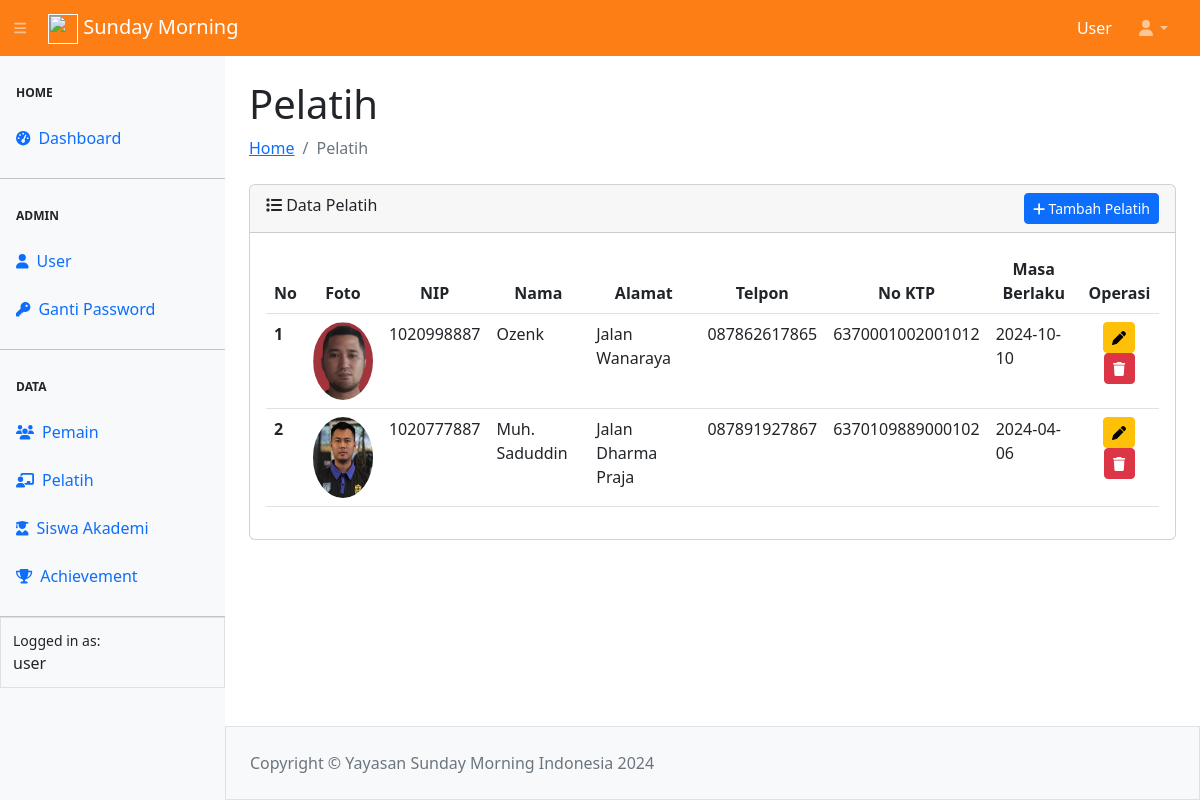
Screenshot of /pelatih/pelatih.php (signed in) with the database file from the repository.
### tables this page shows
CREATE TABLE `tbl_pelatih` (
  `id` int(11) NOT NULL,
  `nip` varchar(30) NOT NULL,
  `nama` varchar(128) NOT NULL,
  `alamat` varchar(128) NOT NULL,
  `telpon` varchar(25) NOT NULL,
  `noktp` char(16) NOT NULL,
  `masaberlaku` date NOT NULL,
  `foto` varchar(100) NOT NULL
);

### config.php (called while the page is built, shortened)
<?php
$main_url = "http://localhost/sunmors/";

### pelatih/pelatih.php (the view, shortened to what this page needs)
<?php
require_once "../config.php";
require_once "../template/header.php";
require_once "../template/navbar.php";
require_once "../template/sidebar.php";
?>
<div id="layoutSidenav_content">
    <main>
        <div class="container-fluid px-4">
            <h1 class="mt-4">Pelatih</h1>
            <ol class="breadcrumb mb-4">
                <li class="breadcrumb-item"><a href="../index.php">Home</a></li>
                <li class="breadcrumb-item active">Pelatih</li>
            </ol>
            <div class="card">
                <div class="card-header">
                    <i class="fa-solid fa-list"></i> Data Pelatih
                    <a href="<?= $main_url ?>pelatih/add-pelatih.php" class="btn btn-sm btn-primary float-end"> <i
                            class="fa-solid fa-plus"></i> Tambah Pelatih</a>
                </div>
                <div class="card-body">
                    <table class="table table-hover" id="datatablesSimple">
                        <thead>
                            <tr>
                                <th scope="col">
                                    <center>No</center>
                                </th>
                                <th scope="col">
                                    <center>Foto</center>
                                </th>
                                <th scope="col">
                                    <center>NIP</center>
                                </th>
                                <th scope="col">
                                    <center>Nama</center>
                                </th>
                                <th scope="col">
                                    <center>Alamat</center>
                                </th>
                                <th scope="col">
                                    <center>Telpon</center>
                                </th>
                                <th scope="col">
                                    <center>No KTP</center>
                                </th>
                                <th scope="col">
                                    <center>Masa Berlaku</center>
                                </th>
                                <th scope="col">
                                    <center>Operasi</center>
                                </th>
                            </tr>
                        </thead>
                        <tbody>
                            <?php
                            $no = 1;
                            $queryPelatih = mysqli_query($koneksi, "SELECT * FROM tbl_pelatih");
                            while ($data = mysqli_fetch_array($queryPelatih)) {
                                ?>
                                <tr>
                                    <th scope="row">
                                        <?= $no++ ?>
                                    </th>
                                    <td align="center"><img src="../asset/image/<?= $data['foto'] ?>" class="rounded-circle"
                                            width="60px" alt=""></td>
                                    <td>
                                        <?= $data['nip'] ?>
                                    </td>
                                    <td>
                                        <?= $data['nama'] ?>
                                    </td>
                                    <td>
                                        <?= $data['alamat'] ?>
                                    </td>
                                    <td>
                                        <?= $data['telpon'] ?>
                                    </td>
                                    <td>
                                        <?= $data['noktp'] ?>
                                    </td>
                                    <td>
                                        <?= $data['masaberlaku'] ?>
                                    </td>
                                    <td align="center">
                                        <a href="edit-pelatih.php?id=<?= $data['id'] ?>" class="btn btn-sm btn-warning"
                                            title="update pelatih">
                                            <i class="fa-solid fa-pen"></i></a>
                                        <button type="button" class="btn btn-sm btn-danger" id="btnHapus"
                                            title="hapus pelatih" data-id="<?= $data['id'] ?>"
                                            data-foto="<?= $data['foto'] ?>"><i class="fa-solid fa-trash"></i></a>
                                    </td>
                                </tr>
                            <?php } ?>
                        </tbody>
                    </table>
                </div>
            </div>
        </div>
    </main>
    <?php
    require_once "../template/footer.php";
    ?>

### rows the page displays
tbl_pelatih: foto (picture), nip "1020998887", nama "Ozenk", alamat "Jalan Wanaraya", telpon "087862617865", noktp "6370001002001012", masaberlaku "2024-10-10"
tbl_pelatih: foto (picture), nip "1020777887", nama "Muh. Saduddin", alamat "Jalan Dharma Praja", telpon "087891927867", noktp "6370109889000102", masaberlaku "2024-04-06"

### other values shown
$_SESSION["ssUser"] "User"
$_SESSION["ssUser"] "user"
